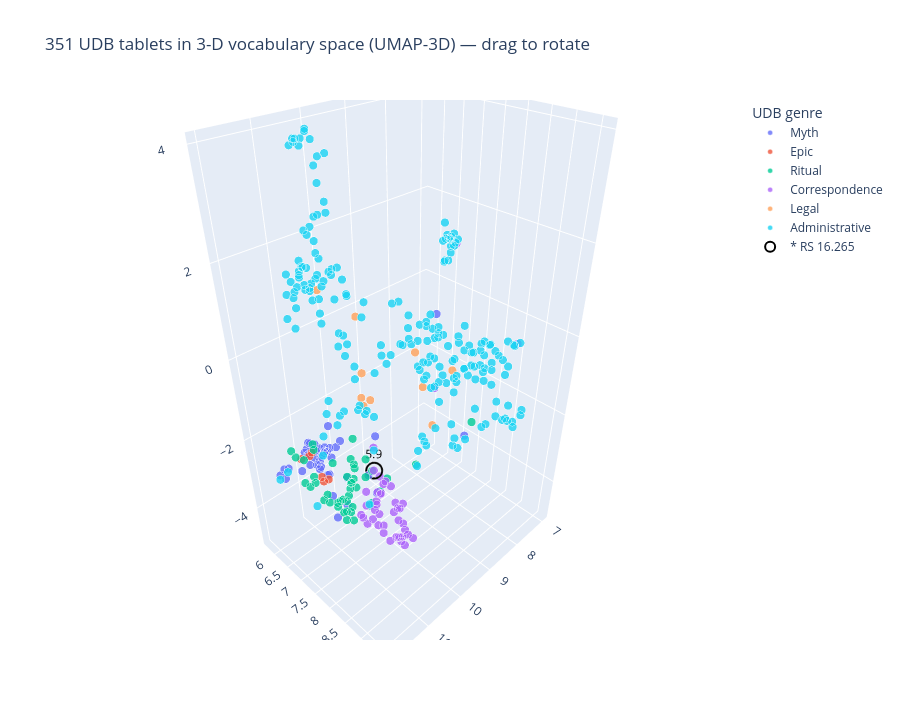

This figure's notebook cell:
### Markdown cell above
## The same map, but on the UDB genres

The map above colours CUC tablets by the **coarse KTU-chapter heuristic** (chapter 1 = literary, 2 = letter, 3 = legal). The **Ugaritic Data Bank** instead ships a genre *chosen by editors* for each tablet — `Administrative`, `Ritual`, `Correspondence`, `Myth`, `Legal`, `Epic`, … — over a corpus ~5× larger than CUC.

If you built the local UDB parquet (`workshop_tools/build_udb_parquet`, from your own PDF), the next cell projects the UDB tablets the same way — TF-IDF → UMAP, now in **3-D** (drag to rotate) — but colours by UDB's own genre. Watch whether the big `Administrative` mass (which the KTU heuristic can't even name) separates from the literary genres, and whether `Correspondence` forms one tight ball like CUC's letters. Hover shows each tablet's KTU id and the coarse `ktu_genre` for comparison.

> If you skipped the UDB build, the cell prints a one-line note and the rest of the notebook is unaffected.

### Code cell
# === The same map on the UDB corpus — coloured by UDB's *own* genre ===
# Needs the local UDB parquet (built from your own PDF):
#     python -m workshop_tools.build_udb_parquet
from data.udb_loader import udb_available, udb_tablet_corpus
import plotly.express as px

# ✍️ Spotlight one tablet — change this and re-run THIS cell.
# Refer to a tablet by KTU number, excavation (RS) number, or part of its title:
#   "RS 16.265"   "KTU 1.96"   "Baal"   "letter"
HIGHLIGHT = "RS 16.265"   # = KTU 5.9: a "letter" that is really a scribal exercise — see the §3 note

if not udb_available():
    print("UDB parquet not built — skipping the UDB map.\n"
          "Build it from your own PDF:  python -m workshop_tools.build_udb_parquet")
else:
    udb = udb_tablet_corpus("00")                       # one row per tablet, edition "00"
    udb = udb[(udb["genre"].notna()) & (udb["n_tokens"] >= 30)].reset_index(drop=True)
    docs_u = [" ".join(toks) for toks in udb["tokens"]]
    Xu = TfidfVectorizer(token_pattern=r"[^\s]+").fit_transform(docs_u)
    print(f"{Xu.shape[0]} UDB tablets in a {Xu.shape[1]}-word space; "
          f"{udb['genre'].nunique()} curated genres")

    try:
        import umap
        xyu = umap.UMAP(n_components=3, n_neighbors=15, min_dist=0.25,
                        metric="cosine", random_state=42).fit_transform(Xu.toarray())
        METHOD_U = "UMAP-3D"
    except Exception as e:
        from sklearn.decomposition import PCA
        xyu = PCA(n_components=3, random_state=42).fit_transform(Xu.toarray())
        METHOD_U = f"PCA-3D ({type(e).__name__})"

    df_u = udb_frame(udb, x=xyu[:, 0], y=xyu[:, 1], z=xyu[:, 2])
    fig = px.scatter_3d(df_u, x="x", y="y", z="z", color="genre",
                        title=f"{len(udb)} UDB tablets in 3-D vocabulary space "
                              f"({METHOD_U}) — drag to rotate",
                        **hover_config(z=True))
    fig.update_traces(marker=dict(size=5, opacity=0.8, line=dict(width=0.4, color="white")))
    fig.update_layout(height=720, legend_title_text="UDB genre",
                      scene=dict(xaxis_title="", yaxis_title="", zaxis_title=""))
    spotlight(fig, df_u, HIGHLIGHT, coords=("x", "y", "z"))
    fig.show()

### Figure 1 — Plotly figure (JSON) as saved in the notebook; plotly's stock layout.template omitted (floating-point values rounded to 4 significant figures; data arrays with more than 128 entries replaced by an {"elided": "..."} marker saying what was removed)
{"data": [{"customdata": {"elided": "41x5 mixed values"}, "hovertemplate": "<b>%{hovertext}</b><br><br>Genre=%{customdata[1]}<br>Title=%{customdata[0]}<br>KTU genre=%{customdata[2]}<br>Words=%{customdata[3]}<br>Text=%{customdata[4]}<extra></extra>", "hovertext": ["UDB 1.1 = KTU 1.1", "UDB 1.2 = KTU 1.2", "UDB 1.3 = KTU 1.3", "UDB 1.4 = KTU 1.4", "UDB 1.5 = KTU 1.5", "UDB 1.6 = KTU 1.6", "UDB 1.7 = KTU 1.7", "UDB 1.8 = KTU 1.8", "UDB 1.9 = KTU 1.9", "UDB 1.10 = KTU 1.10", "UDB 1.11 = KTU 1.11", "UDB 1.12 = KTU 1.12", "UDB 1.13 = KTU 1.13", "UDB 1.20 = KTU 1.20", "UDB 1.21 = KTU 1.21", "UDB 1.22 = KTU 1.22", "UDB 1.23 = KTU 1.23", "UDB 1.24 = KTU 1.24", "UDB 1.73 = KTU 1.73", "UDB 1.79 = KTU 1.79", "UDB 1.82 = KTU 1.82", "UDB 1.83 = KTU 1.83", "UDB 1.86 = KTU 1.86", "UDB 1.92 = KTU 1.92", "UDB 1.93 = KTU 1.93", "UDB 1.94 = KTU 1.94", "UDB 1.96 = KTU 1.96", "UDB 1.101 = KTU 1.101", "UDB 1.108 = KTU 1.108", "UDB 1.114 = KTU 1.114", "UDB 1.117 = KTU 1.117", "UDB 1.133 = KTU 1.133", "UDB 1.147 = KTU 1.147", "UDB 1.151 = KTU 1.151", "UDB 1.157 = KTU 1.157", "UDB 1.162 = KTU 1.175", "UDB 1.166 = KTU 1.166", "UDB 1.168 = KTU 1.172", "UDB 1.170 = KTU 1.169", "UDB 1.171 = KTU 1.176", "UDB 1.172 = KTU 1.163"], "legendgroup": "Myth", "marker": {"color": "#636efa", "line": {"color": "white", "width": 0.4}, "opacity": 0.8, "size": 5, "symbol": "circle"}, "mode": "markers", "name": "Myth", "scene": "scene", "showlegend": true, "type": "scatter3d", "x": [10.97, 10.86, 10.78, 11.04, 10.97, 11.03, 10.4, 10.59, 10.95, 10.5, 10.52, 10.65, 10.48, 11.47, 11.58, 11.67, 11.08, 10.87, 10.91, 8.5, 10.71, 10.89, 10.08, 10.28, 10.33, 11.14, 10.81, 10.74, 11.05, 11.6, 11.38, 10.85, 10.75, 11.42, 11.41, 10.71, 10.76, 11.58, 11.17, 11.37, 9.129], "y": [6.482, 6.167, 6.372, 6.442, 6.056, 6.163, 6.075, 6.569, 6.062, 6.012, 6.266, 6.234, 6.058, 5.795, 5.992, 5.937, 6.594, 6.565, 8.216, 7.488, 5.885, 6.417, 7.281, 6.311, 5.989, 7.009, 7.167, 6.011, 6.621, 6.196, 6.632, 5.967, 6.14, 7.444, 6.593, 7.745, 7.032, 7.773, 6.301, 6.345, 8.898], "z": [-2.931, -2.544, -2.716, -2.845, -2.841, -3.045, -3.004, -2.543, -2.512, -3.084, -3.096, -2.723, -3.086, -3.132, -3.204, -3.081, -2.842, -3.181, -2.497, 0.2869, -3.237, -2.729, -2.109, -2.725, -2.453, -2.67, -2.881, -2.916, -2.255, -2.746, -2.058, -2.661, -3.125, -2.781, -2.158, -2.486, -3.866, -3.03, -2.594, -2.877, -1.685]}, {"customdata": [["Keret Legend First Tablet", "Epic", "epic", 1067, "[l k]<mark>r</mark>t … [ … ] [..."], ["Keret Legend Second Tablet", "Epic", "epic", 433, "… <mark>rġb</mark> . <mark>yd<..."], ["Kirta Legend", "Epic", "epic", 919, "<mark>l</mark> <mark>k</mark>r..."], ["Aqhat Legend First Tablet", "Epic", "epic", 979, "… [dnil . mt . rp]<mark>i</mar..."], ["Aqhat Legend", "Epic", "epic", 350, "[ … ] [ … ] [ … ] [ … ]<mark>h..."], ["Aqhat Legend Third Tablet", "Epic", "epic", 1136, "[l] aq<mark>h</mark>t t<mark>k..."]], "hovertemplate": "<b>%{hovertext}</b><br><br>Genre=%{customdata[1]}<br>Title=%{customdata[0]}<br>KTU genre=%{customdata[2]}<br>Words=%{customdata[3]}<br>Text=%{customdata[4]}<extra></extra>", "hovertext": ["UDB 1.14 = KTU 1.14", "UDB 1.15 = KTU 1.15", "UDB 1.16 = KTU 1.16", "UDB 1.17 = KTU 1.17", "UDB 1.18 = KTU 1.18", "UDB 1.19 = KTU 1.19"], "legendgroup": "Epic", "marker": {"color": "#EF553B", "line": {"color": "white", "width": 0.4}, "opacity": 0.8, "size": 5, "symbol": "circle"}, "mode": "markers", "name": "Epic", "scene": "scene", "showlegend": true, "type": "scatter3d", "x": [10.86, 10.88, 11.04, 11.08, 10.68, 10.82], "y": [6.561, 6.35, 6.638, 5.914, 5.748, 5.854], "z": [-3.327, -3.383, -3.204, -3.006, -3.18, -3.125]}, {"customdata": {"elided": "44x5 mixed values"}, "hovertemplate": "<b>%{hovertext}</b><br><br>Genre=%{customdata[1]}<br>Title=%{customdata[0]}<br>KTU genre=%{customdata[2]}<br>Words=%{customdata[3]}<br>Text=%{customdata[4]}<extra></extra>", "hovertext": ["UDB 1.27 = KTU 1.27", "UDB 1.39 = KTU 1.39", "UDB 1.40 = KTU 1.40", "UDB 1.41 = KTU 1.41", "UDB 1.43 = KTU 1.43", "UDB 1.46 = KTU 1.46", "UDB 1.47 = KTU 1.47", "UDB 1.49 = KTU 1.49", "UDB 1.50 = KTU 1.50", "UDB 1.65 = KTU 1.65", "UDB 1.81 = KTU 1.81", "UDB 1.84 = KTU 1.84", "UDB 1.87 = KTU 1.87", "UDB 1.90 = KTU 1.90", "UDB 1.91 = KTU 1.91", "UDB 1.100 = KTU 1.100", "UDB 1.102 = KTU 1.102", "UDB 1.103 = KTU 1.103", "UDB 1.104 = KTU 1.104", "UDB 1.105 = KTU 1.105", "UDB 1.106 = KTU 1.106", "UDB 1.107 = KTU 1.107", "UDB 1.109 = KTU 1.109", "UDB 1.111 = KTU 1.111", "UDB 1.112 = KTU 1.112", "UDB 1.113 = KTU 1.113", "UDB 1.115 = KTU 1.115", "UDB 1.118 = KTU 1.118", "UDB 1.119 = KTU 1.119", "UDB 1.121 = KTU 1.121", "UDB 1.123 = KTU 1.123", "UDB 1.124 = KTU 1.124", "UDB 1.126 = KTU 1.126", "UDB 1.127 = KTU 1.127", "UDB 1.130 = KTU 1.130", "UDB 1.132 = KTU 1.132", "UDB 1.136 = KTU 1.136", "UDB 1.139 = KTU 1.139", "UDB 1.148 = KTU 1.148", "UDB 1.161 = KTU 1.161", "UDB 1.163 = KTU 1.164", "UDB 1.164 = KTU 1.168", "UDB 1.173 = KTU 1.173", "UDB 1.176 = KTU 1.162"], "legendgroup": "Ritual", "marker": {"color": "#00cc96", "line": {"color": "white", "width": 0.4}, "opacity": 0.8, "size": 5, "symbol": "circle"}, "mode": "markers", "name": "Ritual", "scene": "scene", "showlegend": true, "type": "scatter3d", "x": [11.47, 11.38, 11.3, 11.22, 10.94, 11.69, 11.41, 10.97, 10.64, 11.52, 10.11, 11.23, 11.35, 10.88, 9.337, 11.16, 11.64, 10.42, 10.58, 11.52, 11.27, 11.22, 11.87, 11.67, 11.04, 11.42, 11.79, 11.47, 11.58, 11.17, 11.55, 10.83, 11.34, 10.93, 11.48, 11.48, 10.99, 11.9, 11.71, 11.48, 11.31, 11.37, 11.71, 11.74], "y": [7.956, 7.909, 7.419, 7.842, 8.137, 8.134, 6.904, 8.385, 8.228, 6.407, 8.512, 7.319, 7.978, 7.853, 9.219, 6.262, 6.455, 6.958, 7.142, 8.098, 7.965, 6.167, 7.954, 8.388, 8.074, 6.546, 8.273, 7.017, 7.494, 7.531, 7.075, 6.729, 8.006, 7.568, 8.074, 8.106, 7.667, 7.815, 8.08, 6.945, 8.521, 8.52, 8.428, 8.272], "z": [-2.511, -1.948, -3.208, -2.263, -1.935, -2.17, -1.736, -2.29, -2.29, -2.341, -2.074, -3.222, -2.082, -2.346, -1.018, -3.559, -2.062, -3.608, -1.959, -2.219, -2.042, -3.467, -2.25, -2.562, -1.609, -2.393, -2.335, -1.772, -2.591, -3.365, -2.578, -2.745, -1.446, -2.156, -2.725, -2.058, -2.15, -2.271, -2.236, -2.546, -2.256, -2.286, -2.133, -2.585]}, {"customdata": {"elided": "42x5 mixed values"}, "hovertemplate": "<b>%{hovertext}</b><br><br>Genre=%{customdata[1]}<br>Title=%{customdata[0]}<br>KTU genre=%{customdata[2]}<br>Words=%{customdata[3]}<br>Text=%{customdata[4]}<extra></extra>", "hovertext": ["UDB 2.2 = KTU 2.2", "UDB 2.3 = KTU 2.3", "UDB 2.4 = KTU 2.4", "UDB 2.10 = KTU 2.10", "UDB 2.11 = KTU 2.11", "UDB 2.13 = KTU 2.13", "UDB 2.14 = KTU 2.14", "UDB 2.16 = KTU 2.16", "UDB 2.17 = KTU 2.17", "UDB 2.21 = KTU 2.21", "UDB 2.23 = KTU 2.23", "UDB 2.26 = KTU 2.26", "UDB 2.30 = KTU 2.30", "UDB 2.31 = KTU 2.31", "UDB 2.32 = KTU 2.32", "UDB 2.33 = KTU 2.33", "UDB 2.34 = KTU 2.34", "UDB 2.36 = KTU 2.36", "UDB 2.38 = KTU 2.38", "UDB 2.39 = KTU 2.39", "UDB 2.40 = KTU 2.40", "UDB 2.41 = KTU 2.41", "UDB 2.42 = KTU 2.42", "UDB 2.44 = KTU 2.44", "UDB 2.45 = KTU 2.45", "UDB 2.46 = KTU 2.46", "UDB 2.47 = KTU 2.47", "UDB 2.50 = KTU 2.50", "UDB 2.62 = KTU 2.62", "UDB 2.63 = KTU 2.63", "UDB 2.64 = KTU 2.64", "UDB 2.68 = KTU 2.68", "UDB 2.70 = KTU 2.70", "UDB 2.71 = KTU 2.71", "UDB 2.72 = KTU 2.72", "UDB 2.75 = KTU 2.77", "UDB 2.79 = KTU 2.81", "UDB 2.80 = KTU 2.82", "UDB 2.82 = KTU 2.76", "UDB 5.9 = KTU 5.9", "UDB 5.10 = KTU 5.10", "UDB 5.11 = KTU 5.11"], "legendgroup": "Correspondence", "marker": {"color": "#ab63fa", "line": {"color": "white", "width": 0.4}, "opacity": 0.8, "size": 5, "symbol": "circle"}, "mode": "markers", "name": "Correspondence", "scene": "scene", "showlegend": true, "type": "scatter3d", "x": [10.7, 10.08, 6.95, 9.801, 10.11, 10.16, 9.917, 10.06, 10.2, 10.12, 10.46, 10.51, 10.11, 10.17, 8.332, 10.25, 10.03, 10.14, 10.33, 10.29, 10.19, 9.796, 9.997, 10.06, 9.951, 10.2, 10.29, 9.835, 10.02, 9.73, 10.18, 10.15, 10.05, 9.94, 10.23, 9.863, 10.52, 10.02, 10.42, 10.28, 10.14, 10.23], "y": [8.025, 7.489, 6.6, 7.428, 7.906, 8.032, 7.937, 8.138, 7.428, 7.993, 7.119, 9.302, 8.023, 7.483, 9.379, 7.079, 8.2, 7.305, 7.938, 7.411, 7.212, 7.806, 7.139, 7.785, 7.23, 8.162, 7.137, 7.606, 7.136, 7.634, 7.384, 7.521, 7.422, 8.274, 8.235, 7.158, 7.265, 8.089, 7.289, 7.415, 8.0, 7.718], "z": [-3.42, -3.365, 1.03, -3.675, -4.74, -4.581, -4.412, -4.342, -3.575, -4.101, -4.345, 0.4496, -4.657, -3.622, 0.3638, -4.227, -4.468, -3.997, -4.653, -4.087, -4.627, -3.957, -4.34, -4.044, -3.404, -4.588, -3.71, -4.048, -2.564, -4.292, -4.697, -4.881, -4.787, -4.603, -4.345, -4.053, -4.267, -4.932, -4.53, -2.873, -3.69, -3.015]}, {"customdata": [["Legal: record of manumission of a royal slave (Freistellungsurkunde)", "Legal", "letter", 43, "… l . yi<mark>ḫ</mark>[d ṣ]<ma..."], ["work copy of treaty of Niqmaddu of Ugarit with the Hittites", "Legal", "legal/economic", 158, "… [ … ] ʿm[n . špš . mlk . bʿl..."], ["Royal grant of property (Schenkungsurkunde)", "Legal", "legal/economic", 52, "l ym . hnd ʿmṯtmr bn . nqmpʿ m..."], ["Multiple guarantee on behalf of an individual", "Legal", "legal/economic", 32, "spr . ʿrbnm dt . ʿrb b . mtn ...."], ["Record of redemption of unt obligation", "Legal", "legal/economic", 50, "l . ym hnd iwr<mark>k</mark>l ..."], ["Royal grant of property (Schenkungsurkunde)", "Legal", "legal/economic", 55, "l ym . hnd ʿmṯtmr . bn nqmpʿ ...."], ["List (persons entering into the contractual obligation called unt )", "Legal", "legal/economic", 48, "mṣry . d . ʿrb . b . unṯ bn . ..."], ["Multiple guarantee on behalf of two individuals", "Legal", "legal/economic", 40, "tldn ṯrkn kli plġn apśny ʿrb b..."], ["[Varia 14], Marzeah Text", "Legal", "legal/economic", 47, "mrzḥ __________ d qny šmmn b ...."], ["-", "Legal", "legal/economic", 57, "sprn mnḥ . ud . mnny _________..."]], "hovertemplate": "<b>%{hovertext}</b><br><br>Genre=%{customdata[1]}<br>Title=%{customdata[0]}<br>KTU genre=%{customdata[2]}<br>Words=%{customdata[3]}<br>Text=%{customdata[4]}<extra></extra>", "hovertext": ["UDB 2.19 = KTU 2.19", "UDB 3.1 = KTU 3.1", "UDB 3.2 = KTU 3.2", "UDB 3.3 = KTU 3.3", "UDB 3.4 = KTU 3.4", "UDB 3.5 = KTU 3.5", "UDB 3.7 = KTU 3.7", "UDB 3.8 = KTU 3.8", "UDB 3.9 = KTU 3.9", "UDB 3.11 = KTU 3.10"], "legendgroup": "Legal", "marker": {"color": "#FFA15A", "line": {"color": "white", "width": 0.4}, "opacity": 0.8, "size": 5, "symbol": "circle"}, "mode": "markers", "name": "Legal", "scene": "scene", "showlegend": true, "type": "scatter3d", "x": [9.731, 10.04, 9.831, 11.08, 10.06, 9.788, 10.43, 10.54, 10.27, 10.16], "y": [6.765, 8.857, 6.59, 7.071, 6.928, 6.592, 7.267, 8.878, 8.809, 9.376], "z": [-1.627, -0.8926, -1.608, 1.65, -1.506, -0.9784, 0.9393, 0.9753, 0.08377, 0.6698]}, {"customdata": {"elided": "208x5 mixed values"}, "hovertemplate": "<b>%{hovertext}</b><br><br>Genre=%{customdata[1]}<br>Title=%{customdata[0]}<br>KTU genre=%{customdata[2]}<br>Words=%{customdata[3]}<br>Text=%{customdata[4]}<extra></extra>", "hovertext": {"elided": "208 str values"}, "legendgroup": "Administrative", "marker": {"color": "#19d3f3", "line": {"color": "white", "width": 0.4}, "opacity": 0.8, "size": 5, "symbol": "circle"}, "mode": "markers", "name": "Administrative", "scene": "scene", "showlegend": true, "type": "scatter3d", "x": {"elided": "208 float values"}, "y": {"elided": "208 float values"}, "z": {"elided": "208 float values"}}, {"hoverinfo": "skip", "marker": {"color": "black", "line": {"width": 2}, "size": 10, "symbol": "circle-open"}, "mode": "markers+text", "name": "* RS 16.265", "showlegend": true, "text": ["5.9"], "textfont": {"color": "black", "size": 12}, "textposition": "top center", "type": "scatter3d", "x": [10.28], "y": [7.415], "z": [-2.873]}], "layout": {"height": 720, "legend": {"title": {"text": "UDB genre"}, "tracegroupgap": 0}, "scene": {"domain": {"x": [0.0, 1.0], "y": [0.0, 1.0]}, "xaxis": {"title": {"text": ""}}, "yaxis": {"title": {"text": ""}}, "zaxis": {"title": {"text": ""}}}, "title": {"text": "351 UDB tablets in 3-D vocabulary space (UMAP-3D) — drag to rotate"}}}
